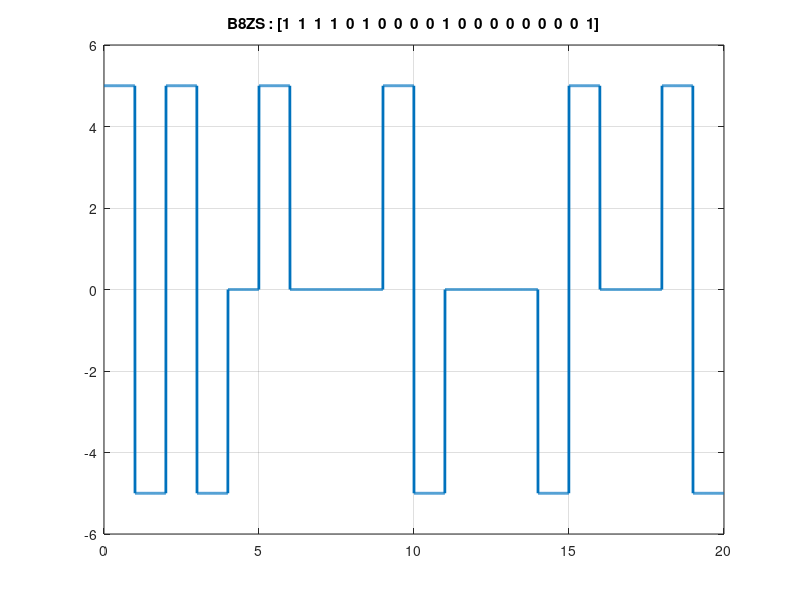

The MATLAB script that drew this image:
clc;
close all;
clear all;

bits = [1,1,1,1,0,1,0,0,0,0,1,0,0,0,0,0,0,0,0,1]; 

bitrate = 1;
voltage = 5;
lastNonZero = -voltage;
cnt = 0;
NonZeroPulse = 0;

T = length(bits)/bitrate; %total time for bit sequence
n = 200; %sample per bit
N = n * T; %total sample
dt = T / N; %sampling time
t = 0:dt:T-dt; %every time instance
y = zeros(1,length(t)); %output signal


%modulation
for i = 1 : length(bits)
  if(bits(i) == 0)
    cnt++;
  else
    cnt = 0;
    NonZeroPulse++;
    y((i - 1) * n + 1 : i * n) = -lastNonZero;
    lastNonZero = -lastNonZero;
  endif
  
  if(cnt == 4 && rem(NonZeroPulse,2) == 0)
    y((i - 4) * n + 1 : (i - 3) * n) = -lastNonZero;
    lastNonZero = -lastNonZero;
    y((i - 1) * n + 1 : i * n) = lastNonZero;
    cnt = 0;
    NonZeroPulse += 2;
  elseif(cnt == 4)
    y((i - 1) * n + 1 : i * n) = lastNonZero;
    cnt = 0;
    NonZeroPulse++;
  endif
endfor

%disp("FUCK");
plot(t,y,'LineWidth',2);
axis([0 T -voltage-1 voltage+1]);
grid on;
title(['B8ZS : [' num2str(bits) ']']);

%demodulation
lastNonZero = -voltage;
NonZeroPulse = 0;

for i = 1 : length(t)
  if(rem(i,n) == 0 && y(i) == 0)
      receiving_bits(i / n) = 0;
    elseif(rem(i,n) == 0 && y(i) == lastNonZero) 
      receiving_bits(i / n) = 0;
      receiving_bits((i / n) - 3) = 0;
    elseif(rem(i,n) == 0 && y(i) == -lastNonZero) 
      receiving_bits(i / n) = 1;
      lastNonZero = -lastNonZero;   
  endif
endfor
disp("HDB3 Decoding : ");
%receiving_bits = bits();
disp(receiving_bits);
